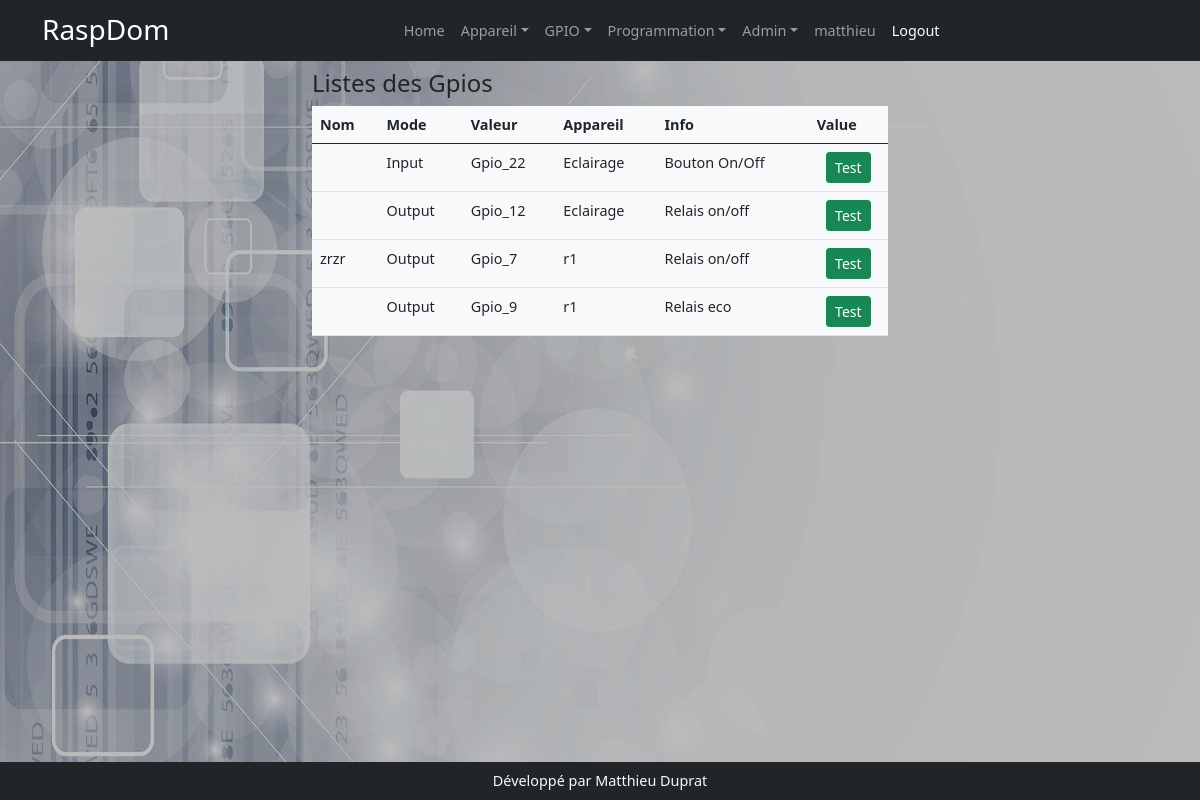
/gpios (signed in), run on the app's committed database.
### models.py (models this page shows, shortened)
class User(UserMixin, db.Model):
    id = db.Column(db.Integer(), primary_key=True)
    username = db.Column(db.String(200))
    first_name = db.Column(db.String(200))
    last_name = db.Column(db.String(200))
    email = db.Column(db.String(200))
    password = db.Column(db.String(200))

class Gpio(db.Model):
    id = db.Column(db.Integer, primary_key=True)
    nom = db.Column(db.String(200))
    mode = db.Column(db.String(10))
    valeur = db.Column(db.String(10))
    info = db.Column(db.String(200))
    appareil_id = db.Column(db.Integer, db.ForeignKey('appareil.id'), nullable=True, default='')

class Appareil(db.Model):
    id = db.Column(db.Integer, primary_key=True)
    nom = db.Column(db.String(200))
    description = db.Column(db.String(200))
    categorieappareil = db.Column(db.String(200), nullable=True)
    sortie = db.Column(db.String(200), nullable=True)
    image = db.Column(db.String(200), nullable=True)
    gpios = db.relationship('Gpio', backref='appareil', lazy=True)
    order_gpio = db.Column(db.String(200))
    nbre_gpio = db.Column(db.Integer)
    programmations = db.relationship('Programmation', backref='appareil_programmation', lazy=True)
    mode_de_marche = db.relationship('ModeDeMarche',  uselist=False,  backref='appareil_mode_de_marche', lazy=True)
    auto = db.relationship('Auto', uselist=False, backref='appareil_auto', lazy=True)
    sonde_id = db.Column(db.Integer, db.ForeignKey('sonde.id'))
    sonde = db.relationship('Sonde', uselist=False, backref='appareil_sonde', lazy=True)
    manuel = db.relationship('Manuel', uselist=False, backref='appareil_ordre', lazy=True)
    label = db.Column(db.String(250))
    sonde_actived = db.Column(db.Boolean,default=False, nullable=False)
    mf = db.relationship('Mf',  cascade="delete",uselist=False, backref='app_mf', lazy=True)

### app.py (the view)
@app.route('/gpios')
def gpios():
    gpios_list = Gpio.query.order_by('appareil_id', 'mode').all()
    return render_template('gpio/gpios.html', gpio_list=gpios_list)

### app.py (called while the page is built)
@login_manager.user_loader
def user_load(user_id):
    return User.query.get(user_id)

### templates/gpio/gpios.html
{% extends 'base.html' %}
{% block content %}
<div class="row">
    <div class="col-md-6 mx-auto ">
        <h4>Listes des Gpios</h4>
        <table class="table bg-light">
            <thead>
                <tr>
                    <th>Nom</th>
                    <th>Mode</th>
                    <th>Valeur</th>
                    <th>Appareil</th>
                    <th>Info</th>
                    <th>Value</th>
                </tr>
            </thead>
            <tbody>{% for gpio in gpio_list %}
                <tr>
                    <td>{{gpio.nom}}</td>
                    <td>{{gpio.mode}}</td>
                    <td>{{ gpio.valeur}}</td>
                    <td>{{ gpio.appareil.nom}}</td>
                    <td>{{ gpio.info}}</td>
                    <td class="mx-auto text-center">{% if gpio.mode=='input'%}<input class="form-control mx-auto " style="width: 5rem;" type="text" id="gpio_{{gpio.id}}">{% else %}<button class="btn btn-success btn-sm">Test</button>{% endif %}</td>
                </tr>{% endfor %}
            </tbody>
        </table>
    </div>
</div>
{% endblock %}

### templates/base.html (shortened to what this page needs)
<!DOCTYPE html>
<html lang="fr">
    <head>
        <link href="{{ url_for('static', filename='css/styles.css') }}" rel="stylesheet" />
    </head>
    <body>
    <img id="img-bck" src="{{ url_for('static', filename='assets/domo.jpg') }}">
        <nav class="navbar navbar-expand-lg navbar-dark bg-dark">
            <div class="container">
                <a class="navbar-brand" href="{{url_for('index')}}">
          <span class="h3">RaspDom</span></a>
                <div class="collapse navbar-collapse" id="navbarSupportedContent" style="flex-grow:0">
                    <ul class="navbar-nav ms-auto mb-2 mb-lg-0">
                        {% if current_user.is_authenticated %}
                         <li class="nav-item" ><a class="nav-link" href="{{ url_for('index')}}">Home</a></li>
                        <li class="nav-item dropdown">
                            <a class="nav-link dropdown-toggle" id="navbarDropdown" href="#" role="button" data-bs-toggle="dropdown" aria-expanded="false">Appareil</a>
                        </li>
                        <li class="nav-item dropdown">
                            <a class="nav-link dropdown-toggle" id="navbarDropdown" href="#" role="button" data-bs-toggle="dropdown" aria-expanded="false">GPIO</a>
                        </li>
                        <li class="nav-item dropdown">
                            <a class="nav-link dropdown-toggle" id="navbarDropdown" href="#" role="button" data-bs-toggle="dropdown" aria-expanded="false">Programmation</a>
                        </li>
                        <li class="nav-item dropdown">
                            <a class="nav-link dropdown-toggle" id="" href="#" role="button" data-bs-toggle="dropdown" aria-expanded="false">Admin</a>
                        </li>
                        <li class=""><a class="nav-link" href="{{url_for('profil')}}">{{current_user.username}}</a></li>
                        <li class=""><a class="nav-link active" aria-current="page" href="{{url_for('logout')}}">Logout</a></li>
                        {% endif %}
                    </ul>
                </div>
            </div>
        </nav>
        <div class="container-fluid pt-2" style="max-height:84vh; overflow:auto">
            {% block content %}
            {% endblock %}
        </div>
        <div class="bg-dark text-light text-center py-2" style="position:absolute; width:100%; bottom:0px">
            Développé par Matthieu Duprat
        </div>
    </body>
</html>

### data on the page
User: username "matthieu"
Gpio: mode "Input", valeur "Gpio_22", appareil.nom "Eclairage", info "Bouton On/Off", shows "Test"
Gpio: mode "Output", valeur "Gpio_12", appareil.nom "Eclairage", info "Relais on/off", shows "Test"
Gpio: nom "zrzr", mode "Output", valeur "Gpio_7", appareil.nom "r1", info "Relais on/off", shows "Test"
Gpio: mode "Output", valeur "Gpio_9", appareil.nom "r1", info "Relais eco", shows "Test"
